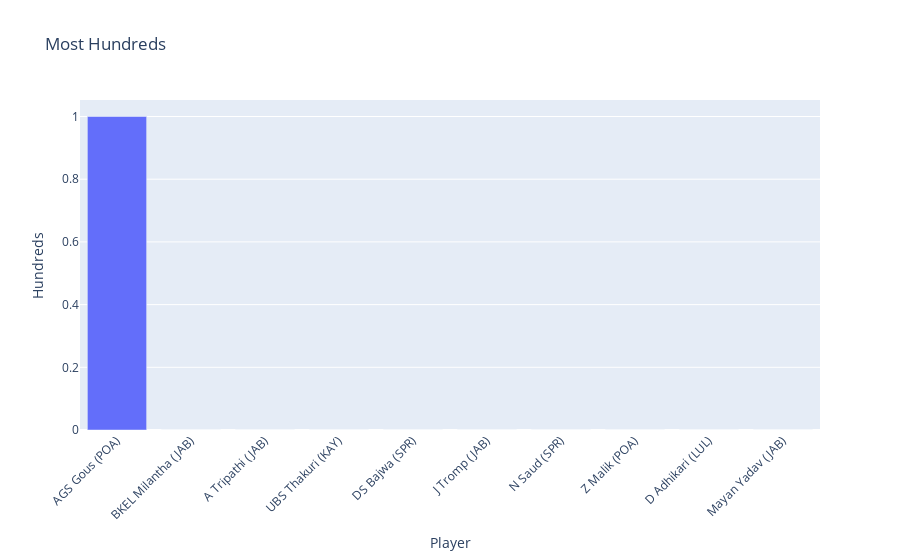

The notebook cell this image was saved under:
### Code cell
fig_hundreds = px.bar(top_hundreds, x='player', y='hundreds_scored', title='Most Hundreds')
fig_hundreds.update_layout(xaxis_title='Player', yaxis_title='Hundreds', xaxis_tickangle=-45)
fig_hundreds.show()

### Figure 1 — Plotly figure (JSON) as saved in the notebook; plotly's stock layout.template omitted (floating-point values rounded to 4 significant figures)
{"data": [{"alignmentgroup": "True", "hovertemplate": "player=%{x}<br>hundreds_scored=%{y}<extra></extra>", "legendgroup": "", "marker": {"color": "#636efa", "pattern": {"shape": ""}}, "name": "", "offsetgroup": "", "orientation": "v", "showlegend": false, "textposition": "auto", "type": "bar", "x": ["AGS Gous (POA)", "BKEL Milantha (JAB)", "A Tripathi (JAB)", "UBS Thakuri (KAY)", "DS Bajwa (SPR)", "J Tromp (JAB)", "N Saud (SPR)", "Z Malik (POA)", "D Adhikari (LUL)", "Mayan Yadav (JAB)"], "xaxis": "x", "y": [1, 0, 0, 0, 0, 0, 0, 0, 0, 0], "yaxis": "y"}], "layout": {"barmode": "relative", "legend": {"tracegroupgap": 0}, "title": {"text": "Most Hundreds"}, "xaxis": {"anchor": "y", "domain": [0, 1], "tickangle": -45, "title": {"text": "Player"}}, "yaxis": {"anchor": "x", "domain": [0, 1], "title": {"text": "Hundreds"}}}}
